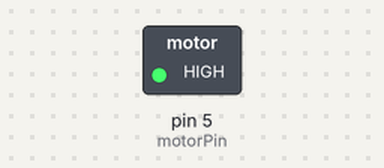
A sketch run on a simulated Arduino Uno, built with avr-gcc and run on an emulated ATmega328P. Shown: switched loads named in the sketch (green lamp = pin HIGH).

Above: at 0.07 s.
At 6.1 s:
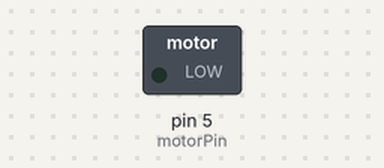
Timing chart, 0 to 15.8 s (numbered marks = the images above):
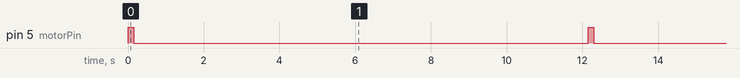

Measured:
- by itself, pin 5 (motorPin): alternates HIGH for 0.15 s and LOW for 12.0 s

The sketch:

smokeMTest1.ino
```cpp
const int motorPin = 5;


void setup()
{
  pinMode(motorPin, OUTPUT);
}

void loop()
{
  digitalWrite(motorPin, HIGH);
  delay(150);
  digitalWrite(motorPin, LOW);
  delay(12000);
}
```
